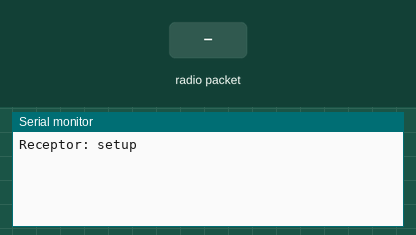
Simulated run of this sketch. Board: Arduino Uno, built with avr-gcc and run on an emulated ATmega328P. Shown: the last lines printed to the serial monitor. Inputs (shaded band) come from the test bench. No radio packets arrive unless stated.

Above: at 1.2 s.
1.3 s: radio packet "i" arrives
At 2.2 s:
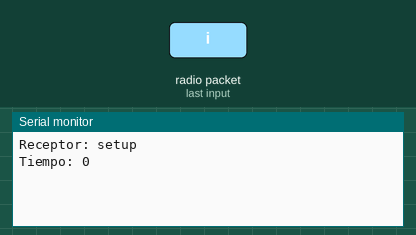
2.8 s: radio packet "f" arrives
At 3.3 s:
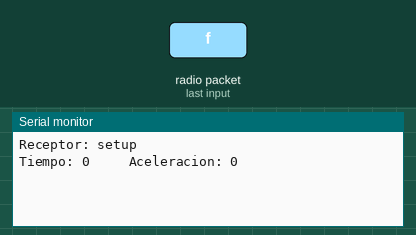

Measured:
- after the input at 1.3 s, the serial monitor: prints a new line at once (image 1)
- after the input at 2.8 s, the serial monitor: prints a new line at once (image 2)

The sketch:

mpu6050_recptor.ino
```cpp
#include <VirtualWire.h>

void setup()
{
    Serial.begin(9600);  // Debugging only
    Serial.println("Receptor: setup");

    // Se inicializa el RF
    vw_setup(2000);  // velocidad: Bits per segundo
    vw_set_rx_pin(2);    //Pin 2 como entrada del RF
    vw_rx_start();       // Se inicia como receptor
}

void loop()
{
    uint8_t buf[VW_MAX_MESSAGE_LEN];
    uint8_t buflen = VW_MAX_MESSAGE_LEN;
    int dato1=0;
    int dato2=0;
    //verificamos si hay un dato valido en el RF
    if (vw_get_message((uint8_t *)buf,&buflen))
    {
  int i;
  String  DatoCadena="";
        if((char)buf[0]=='i') //verificamos el inicio de trama
        {
            for (i = 1; i < buflen; i++)
            {
          DatoCadena.concat((char)buf[i]);
            }
            dato1=DatoCadena.toInt();
            Serial.print("Tiempo: ");
            Serial.print(dato1);

        }
        else if((char)buf[0]=='f') //verificamos el inicio de trama
        {
            for (i = 1; i < buflen; i++)
            {
          DatoCadena.concat((char)buf[i]);
            }
            dato2=DatoCadena.toInt();
            Serial.print("   \t");
            Serial.print("Aceleracion: ");
            Serial.println(dato2);
        }
    }
}
```
